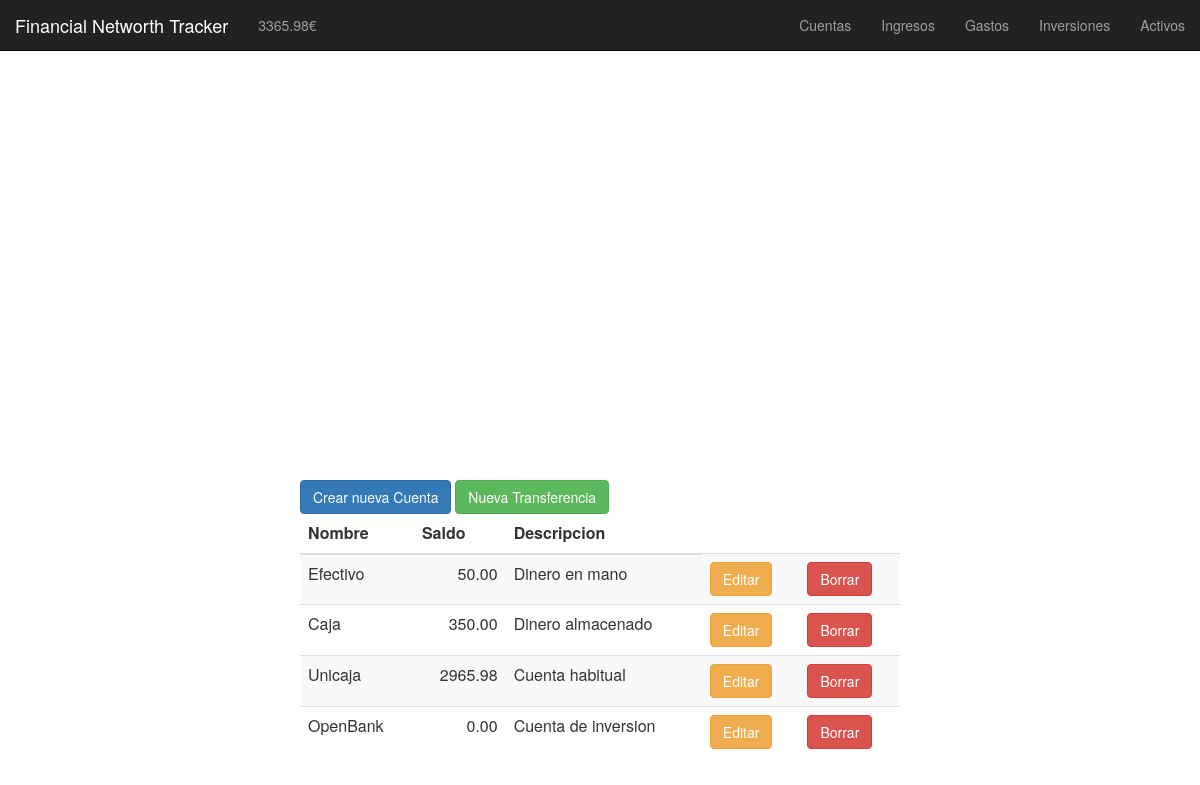
Before: /cuentas.php with the older database file.
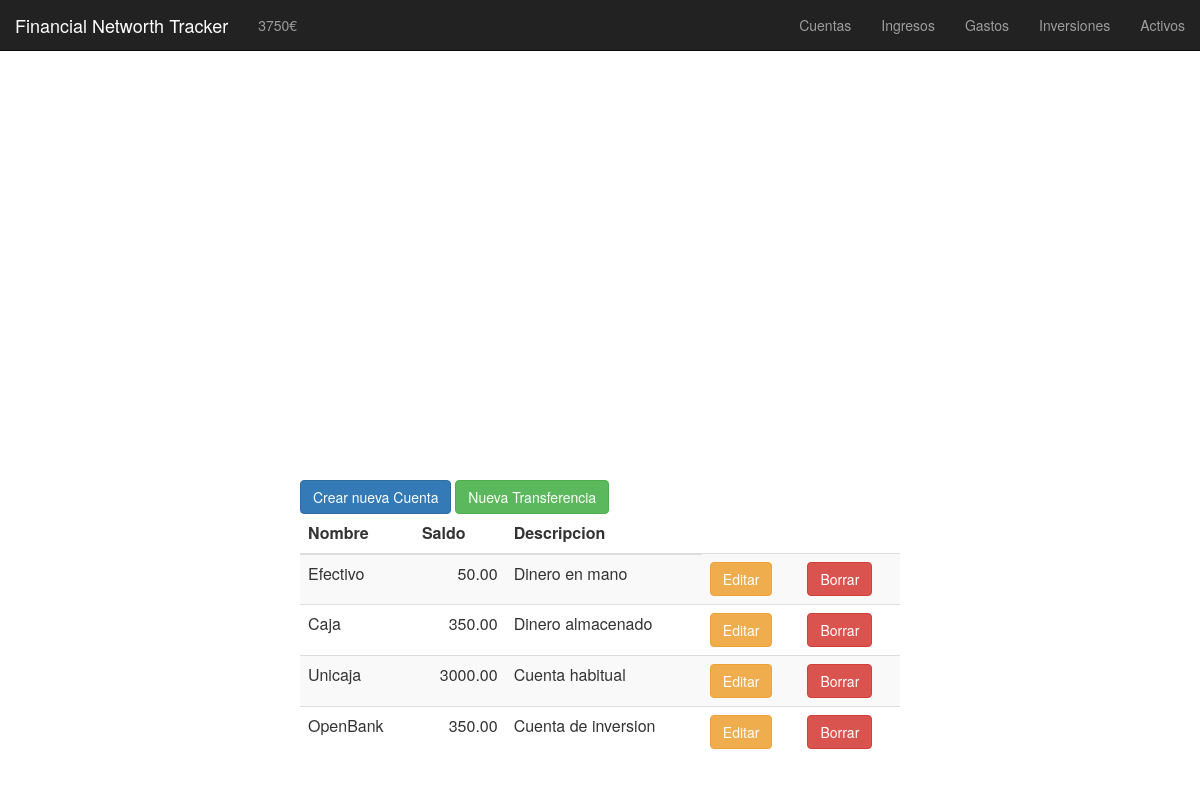
After: the same page with the newer database file.
### tables this page shows
CREATE TABLE cuentas (
	id INT PRIMARY KEY AUTO_INCREMENT,
	nombre VARCHAR(50),
    saldo DECIMAL(15,2),
    descripcion VARCHAR(50)
);

### functions/cuentas/mostrar_cuentas_edit.php (the view, shortened to what this page needs)
<td>
    <button type="button" class="btn btn-warning" data-toggle="modal" data-target="#modal_editar_<?php echo $row['id'] ;?>">
    Editar
    </button>
</td>
<td>
    <button type="button" class="btn btn-danger" data-toggle="modal" data-target="#modal_borrar_<?php echo $row['id'] ;?>">
    Borrar
    </button>
</td>

### functions/patrimonio/mostrar_patrimonio.php (shortened to what this page needs)
<?php
$patrimonio = 0;
$res = mysql_query("SELECT * FROM cuentas")
or die(mysql_error());
while($row = mysql_fetch_array( $res )) {
    $patrimonio = $patrimonio + $row['saldo'];
}
echo $patrimonio."€";
?>

### functions/cuentas/mostrar_cuentas.php (shortened to what this page needs)
<table class="table table-striped">
    <thead>
    <tr>
        <th>Nombre</th>
        <th>Saldo</th>
        <th>Descripcion</th>
    </tr>
    </thead>
<?php
$res = mysql_query("SELECT * FROM cuentas")
or die(mysql_error());
while($row = mysql_fetch_array( $res )) {?>
    <tr>
        <td><?php echo $row['nombre'];?></td>
        <td style="text-align:right;"><?php echo $row['saldo'];?></td>
        <td><?php echo $row['descripcion'];?></td>
        <?php
            if ($editar == 1) {
                require "mostrar_cuentas_edit.php";
            }
        ?>
    </tr>
<?php } ?>
</table>

Changed rows visible on the page:
changed cuentas "Unicaja": saldo "2965.98" → "3000.00"
changed cuentas "OpenBank": saldo "0.00" → "350.00"
Other visible differences:
$patrimonio: "3365.98" → "3750"
